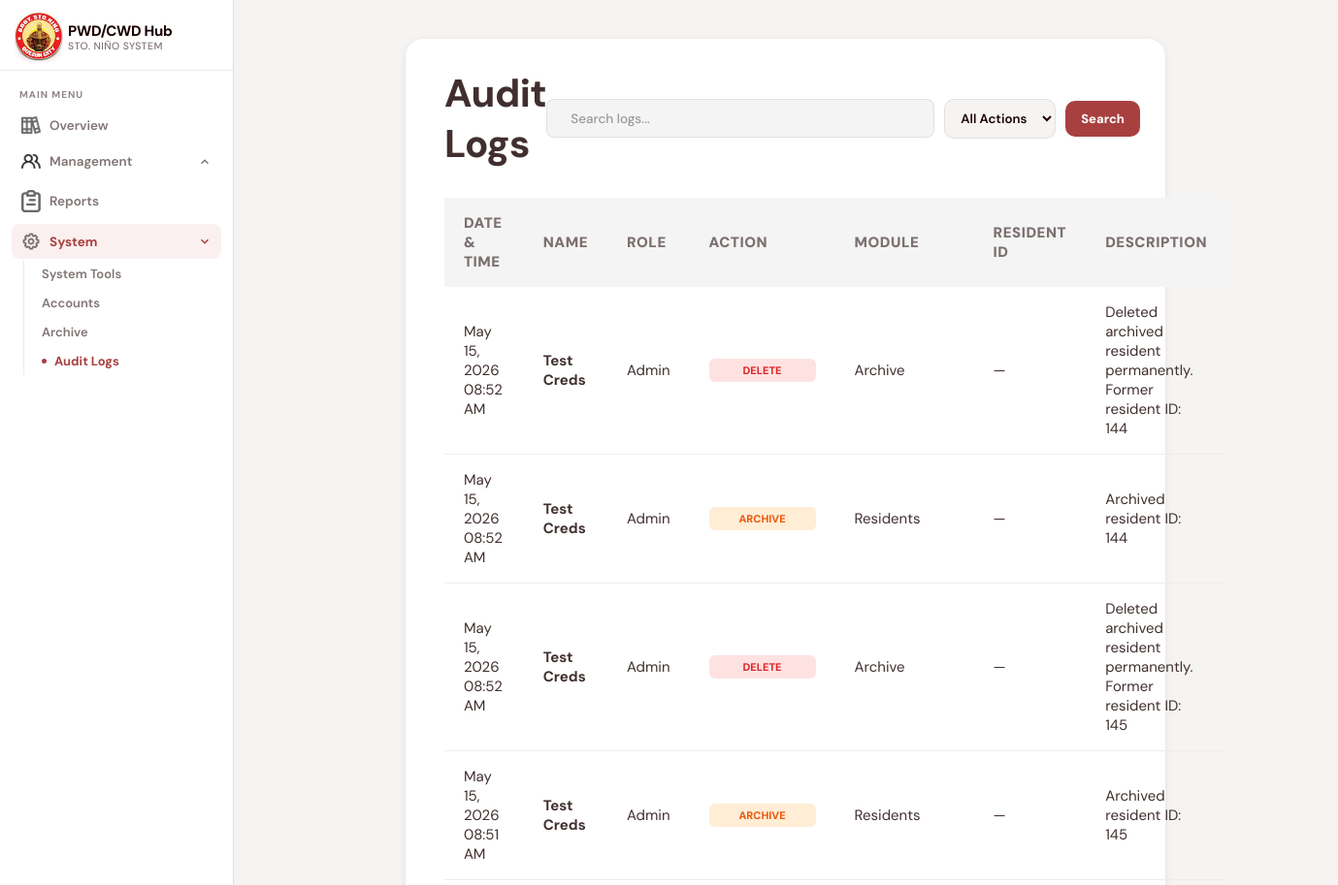
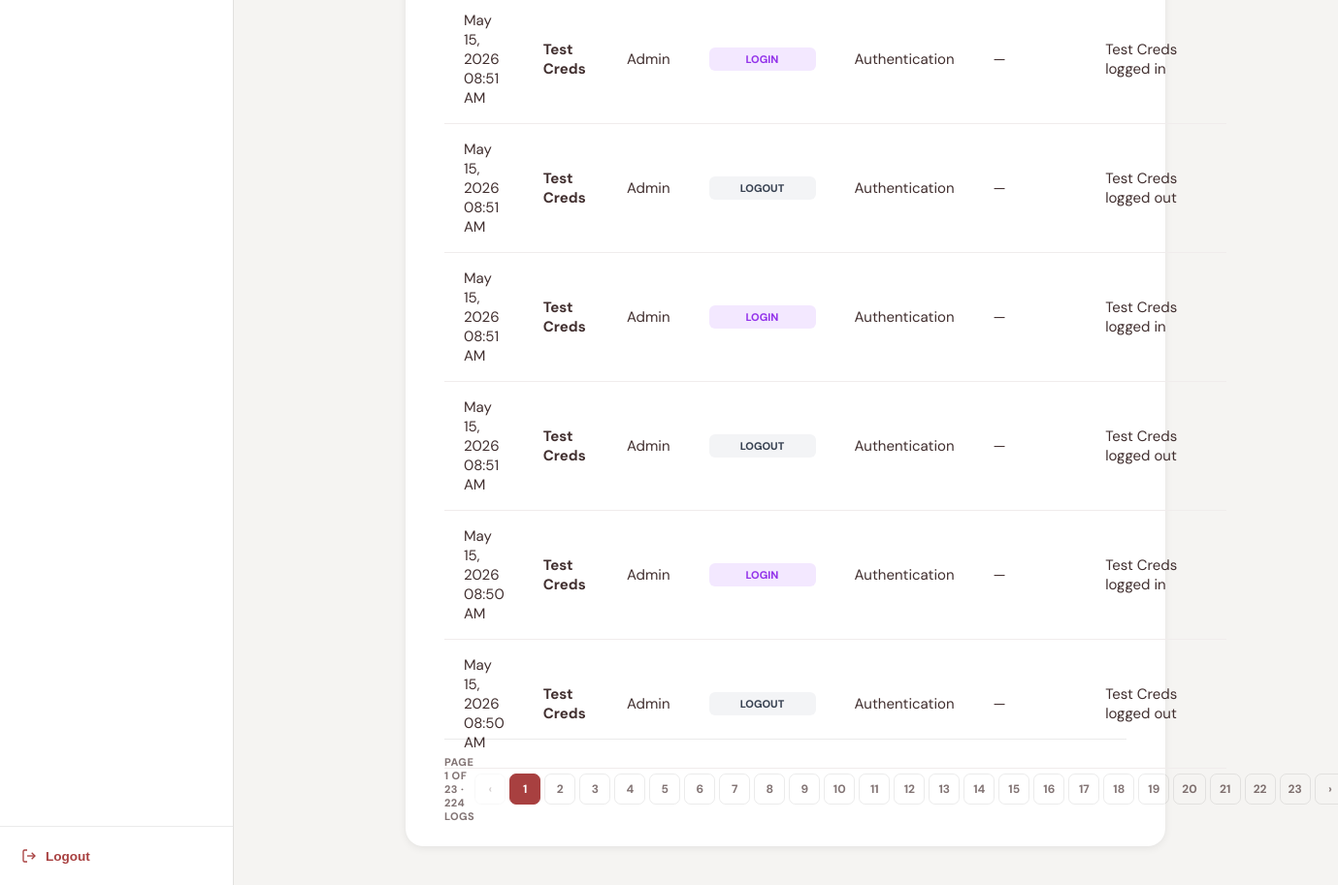
The page /auditlogs.php (signed in) on the database as committed earlier (2 pictures, top to bottom).
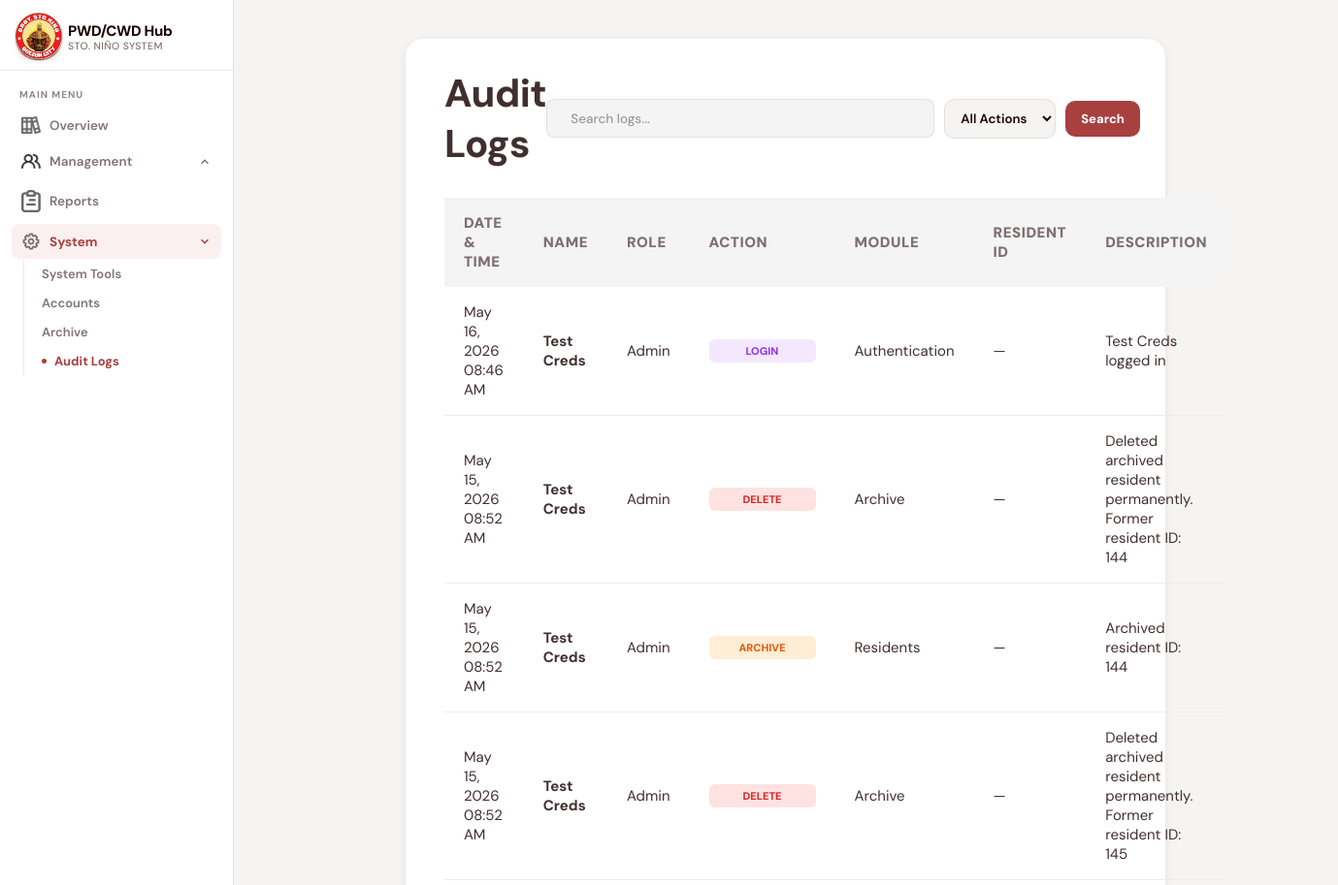
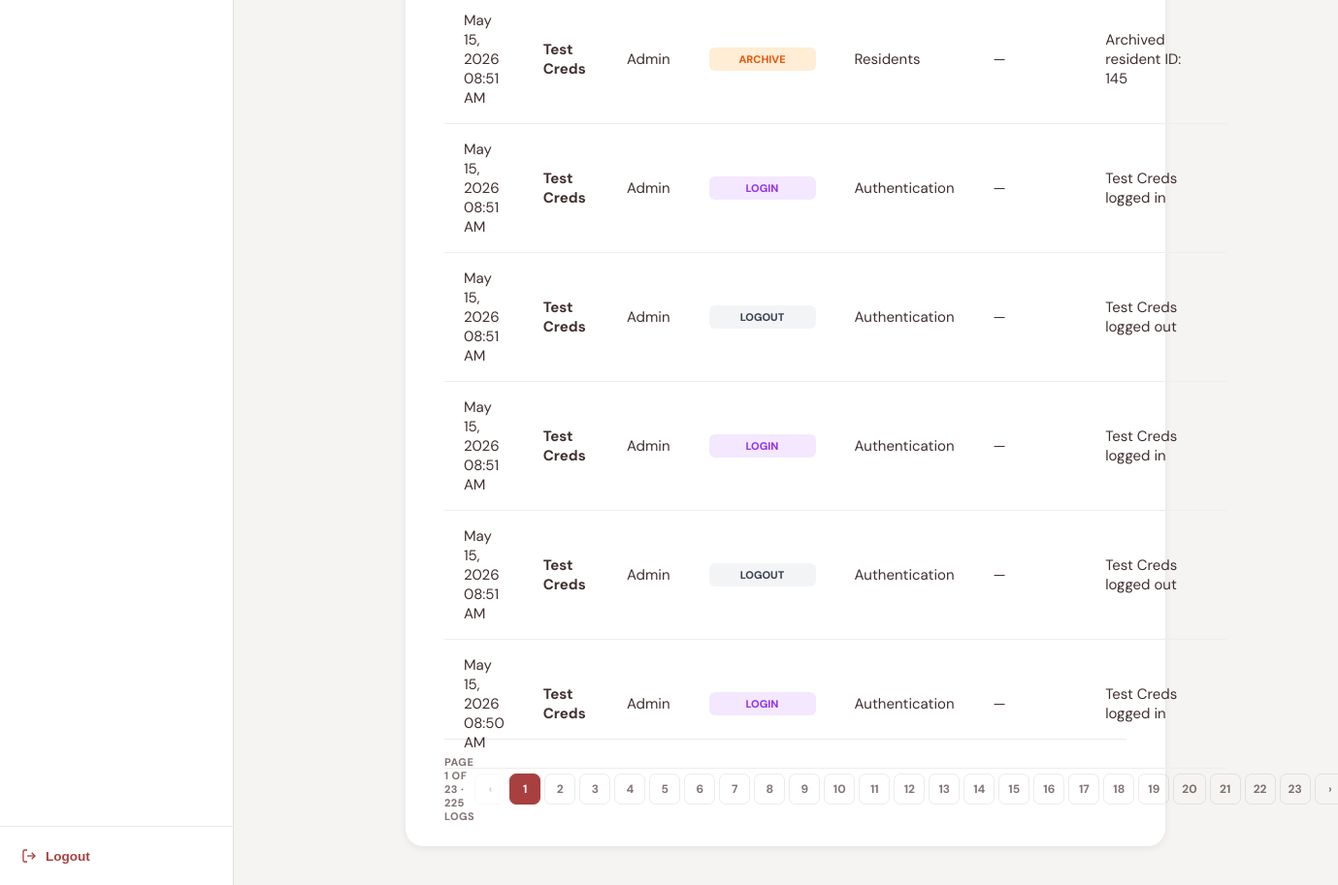
The same page on the database as committed later (2 pictures, top to bottom).
### tables this page shows
CREATE TABLE `audit_logs` (
  `ID` int(11) NOT NULL AUTO_INCREMENT,
  `admin_id` int(11) DEFAULT NULL,
  `admin_name` varchar(100) NOT NULL,
  `role` varchar(50) NOT NULL,
  `resident_id` int(11) DEFAULT NULL,
  `action` varchar(50) NOT NULL,
  `module` varchar(100) NOT NULL,
  `description` text NOT NULL,
  `created_at` timestamp NOT NULL DEFAULT current_timestamp(),
  PRIMARY KEY (`ID`),
  KEY `audit_logs_admin_id_idx` (`admin_id`),
  KEY `audit_logs_resident_id_idx` (`resident_id`),
  CONSTRAINT `audit_logs_admin_fk` FOREIGN KEY (`admin_id`) REFERENCES `admincreds` (`ID`) ON DELETE SET NULL ON UPDATE CASCADE,
  CONSTRAINT `audit_logs_resident_fk` FOREIGN KEY (`resident_id`) REFERENCES `residents` (`ID`) ON DELETE SET NULL ON UPDATE CASCADE
);

### func/getAuditLogs.php (called while the page is built, shortened)
<?php
require_once("db.php");
$per_page = 10;
$current_page = isset($_GET["page"]) && is_numeric($_GET["page"]) ? (int)$_GET["page"] : 1;
$offset = ($current_page - 1) * $per_page;
$search = trim($_GET["search"] ?? "");
$conditions = [];
$params = [];
$types = "";
$where = count($conditions) > 0 ? "WHERE " . implode(" AND ", $conditions) : "";
$count_sql = "SELECT COUNT(*) AS total FROM audit_logs $where";
$count_stmt = mysqli_prepare($conn, $count_sql);
mysqli_stmt_execute($count_stmt);
$count_result = mysqli_stmt_get_result($count_stmt);
$total_rows = mysqli_fetch_assoc($count_result)["total"];
$total_pages = max(1, ceil($total_rows / $per_page));
$data_sql = "SELECT * FROM audit_logs $where ORDER BY created_at DESC LIMIT ? OFFSET ?";
$data_params = array_merge($params, [$per_page, $offset]);
$data_types = $types . "ii";
$data_stmt = mysqli_prepare($conn, $data_sql);
mysqli_stmt_bind_param($data_stmt, $data_types, ...$data_params);
mysqli_stmt_execute($data_stmt);
$audit_result = mysqli_stmt_get_result($data_stmt);
function buildQuery($page, $extra = []) {
    $params = array_merge($_GET, ["page" => $page], $extra);
    return "?" . http_build_query($params);
}
function actionBadge($action) {
    $action = strtoupper($action);
    return match ($action) {
    "CREATE"  => "badge-create",
    "UPDATE"  => "badge-update",
    "APPROVE" => "badge-restore",
    "REJECT"  => "badge-delete",
    "ARCHIVE" => "badge-archive",
    "RESTORE" => "badge-restore",
    "DELETE"  => "badge-delete",
    "LOGIN"   => "badge-login",
    default   => "badge-default",
};
}
?>

### auditlogs.php (the view, shortened to what this page needs)
<?php
require_once("func/getAuditLogs.php");
?>
<!DOCTYPE html>
<html lang="en">
<head>
<link rel="stylesheet" href="css/auditlogs.css">
</head>
<body>
<aside class="sidebar">
  <div class="sidebar-brand">
    <div class="brand-icon">
      <img src="assets/barangay-logo.png" width="50">
    </div>
    <div class="brand-text">
      <span class="brand-name">PWD/CWD Hub</span>
      <span class="brand-sub">Sto. Niño System</span>
    </div>
  </div>
  <nav class="sidebar-nav">
    <div class="nav-section-label">Main Menu</div>
    <div class="nav-group">
      <a class="nav-item" href="dashboard.php">
        <img src="assets/overviewicon.png" width="20">
        Overview
      </a>
    </div>
    <div class="nav-group">
      <a class="nav-item" href="#" onclick="toggleMenu(event,'mgmt-sub')">
        <img src="assets/users.png" width="20">
        Management
        <svg class="chevron" viewBox="0 0 24 24"><polyline points="6 15 12 9 18 15"/></svg>
      </a>
    </div>
    <div class="nav-group">
      <a class="nav-item" href="reports.php">
        <img src="assets/reporticon.png" width="20">
        Reports
      </a>
    </div>
    <div class="nav-group">
      <a class="nav-item active open" href="#" onclick="toggleMenu(event,'system-sub')">
        <img src="assets/settingicon.png" width="20">
        System
        <svg class="chevron" viewBox="0 0 24 24"><polyline points="6 15 12 9 18 15"/></svg>
      </a>
      <div class="nav-sub open" id="system-sub">
        <a class="nav-sub-item" href="system.php">System Tools</a>
        <a class="nav-sub-item" href="account.php">Accounts</a>
        <a class="nav-sub-item" href="archive.php">Archive</a>
        <a class="nav-sub-item active" href="auditlogs.php">Audit Logs</a>
      </div>
    </div>
  </nav>
  <div class="sidebar-footer">
    <button class="logout-btn" onclick="logout()">
      <svg viewBox="0 0 24 24"><path d="M9 21H5a2 2 0 0 1-2-2V5a2 2 0 0 1 2-2h4"/><polyline points="16 17 21 12 16 7"/><line x1="21" y1="12" x2="9" y2="12"/></svg>
      Logout
    </button>
  </div>
</aside>
<main class="main-content">
  <div class="content-card">
    <div class="card-header">
      <div class="page-title">
        <h1>Audit Logs</h1>
      </div>
      <form method="GET" action="auditlogs.php" class="filter-form">
        <div class="search-bar">
          <input type="text" name="search" placeholder="Search logs..." value="<?= htmlspecialchars($search) ?>">
        </div>
        <select name="action" onchange="this.form.submit()">
          <option value="">All Actions</option>
        </select>
        <button type="submit" class="btn-filter">Search</button>
      </form>
    </div>
    <div class="table-wrap">
      <table class="data-table">
        <thead>
          <tr>
            <th>Date & Time</th>
            <th>Name</th>
            <th>Role</th>
            <th>Action</th>
            <th>Module</th>
            <th>Resident ID</th>
            <th>Description</th>
          </tr>
        </thead>
        <tbody>
          <?php if (mysqli_num_rows($audit_result) === 0): ?>
            <tr>
              <td colspan="7" class="empty">No audit logs found.</td>
            </tr>
          <?php else: ?>
            <?php while ($log = mysqli_fetch_assoc($audit_result)): ?>
              <tr>
                <td><?= htmlspecialchars(date("M d, Y h:i A", strtotime($log["created_at"]))) ?></td>
                <td class="fw-bold"><?= htmlspecialchars($log["admin_name"] ?? "Unknown") ?></td>
                <td><?= htmlspecialchars(ucfirst($log["role"] ?? "N/A")) ?></td>
                <td>
                  <span class="badge <?= actionBadge($log["action"]) ?>">
                    <?= htmlspecialchars($log["action"]) ?>
                  </span>
                </td>
                <td><?= htmlspecialchars($log["module"]) ?></td>
                <td><?= htmlspecialchars($log["resident_id"] ?? "—") ?></td>
                <td><?= htmlspecialchars($log["description"]) ?></td>
              </tr>
            <?php endwhile; ?>
          <?php endif; ?>
        </tbody>
      </table>
    </div>
    <div class="pagination">
      <span class="pagination-info">
        Page <?= $current_page ?> of <?= $total_pages ?> · <?= $total_rows ?> log<?= $total_rows != 1 ? "s" : "" ?>
      </span>
      <div class="pagination-btns">
        <a href="<?= buildQuery($current_page - 1) ?>" class="page-btn <?= $current_page <= 1 ? 'disabled' : '' ?>">‹</a>
        <?php for ($i = 1; $i <= $total_pages; $i++): ?>
          <a href="<?= buildQuery($i) ?>" class="page-btn <?= $i === $current_page ? 'active' : '' ?>">
            <?= $i ?>
          </a>
        <?php endfor; ?>
        <a href="<?= buildQuery($current_page + 1) ?>" class="page-btn <?= $current_page >= $total_pages ? 'disabled' : '' ?>">›</a>
      </div>
    </div>
  </div>
</main>
</body>
</html>

Rows that differ between the two databases and show on the page:
no longer on this page (row unchanged): audit_logs: created_at "May 15, 2026 08:50 AM", admin_name "Test Creds", role "Admin", action "LOGOUT", module "Authentication", resident "—", description "Test Creds logged out"
added audit_logs: created_at "May 16, 2026 08:46 AM", admin_name "Test Creds", role "Admin", action "LOGIN", module "Authentication", resident "—", description "Test Creds logged in"
Other text that changed with them:
$total_rows: "224" → "225"
